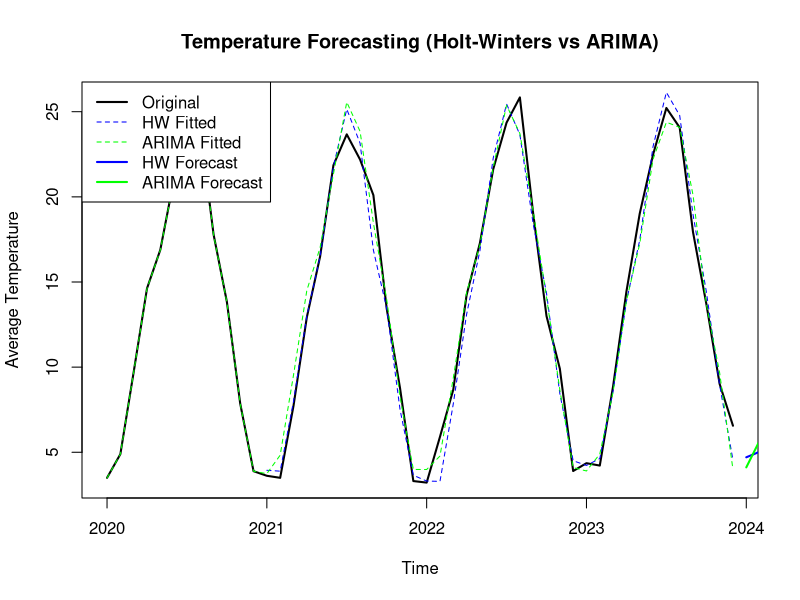

Source code (R):
library(forecast)

temperature_data <- read.csv("temperature.csv")
temperature_data$Month <- as.Date(paste0(temperature_data$Month, "-01"))
temperature_ts <- ts(temperature_data$AvgTemp, start = c(2020, 1), frequency = 12)

hw_model <- HoltWinters(temperature_ts)  
hw_fitted <- fitted(hw_model)[,1]    
hw_forecast <- forecast(hw_model, h = 12)

arima_model <- auto.arima(temperature_ts)
arima_fitted <- fitted(arima_model)      
arima_forecast <- forecast(arima_model, h = 12)

plot(temperature_ts, main = "Temperature Forecasting (Holt-Winters vs ARIMA)", 
     ylab = "Average Temperature", xlab = "Time", col = "black", lwd = 2)

lines(hw_fitted, col = "blue", lty = 2)
lines(arima_fitted, col = "green", lty = 2)

lines(hw_forecast$mean, col = "blue", lwd = 2)
lines(arima_forecast$mean, col = "green", lwd = 2)

legend("topleft", legend = c("Original", "HW Fitted", "ARIMA Fitted", "HW Forecast", "ARIMA Forecast"),
       col = c("black", "blue", "green", "blue", "green"),
       lty = c(1, 2, 2, 1, 1), lwd = c(2, 1, 1, 2, 2))
